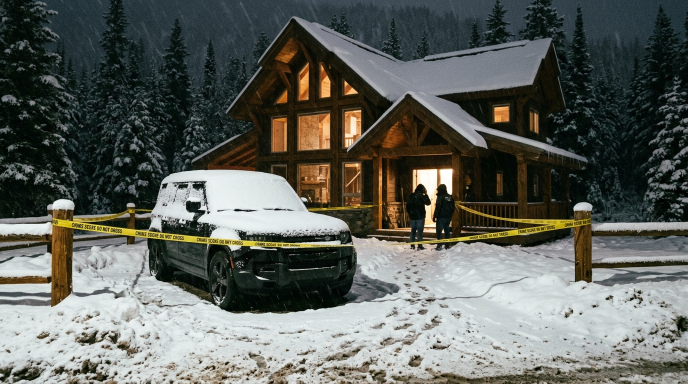
#> input picture public/detective/crime_scene_101.jpg, 1376 x 768 px, found by its file name (shown at 1/2 size)
$ python render_detective_colab.py
#> lines starting #> are read from the running program, lines starting #| are printed output that depends on the picture
# DETECTIVE DOSSIER — PURE PYTHON AUTONOMOUS GENERATOR FOR GOOGLE COLAB
import os, sys, math, time, json, subprocess
from PIL import Image, ImageDraw, ImageFont

def generate_case_video(case_id=101, output_mp4="/content/Detective_Case_101.mp4"):
#> called with case_id = 101, output_mp4 = '/content/Detective_Case_101.mp4'
    print(f"🎬 [Detective Colab] Generating Case #{case_id} on Colab GPU...")
    os.makedirs("/content/assets", exist_ok=True)

    # 1. Download photorealistic assets
    base_url = "https://raw.githubusercontent.com/Dali-Math/horlo-afp/main/public/detective"
    for fname in ["crime_scene_101.jpg", "suspect_a.jpg", "suspect_b.jpg", "suspect_c.jpg"]:
        fpath = f"/content/assets/{fname}"
        if not os.path.exists(fpath):
            subprocess.run(["wget", "-q", "-O", fpath, f"{base_url}/{fname}"])

    scene_img = Image.open("/content/assets/crime_scene_101.jpg").convert("RGB")
#> scene_img is the input picture: PIL image 1376x768 RGB; mean R, G, B 95.5, 98.3, 92.6
    susp_a_img = Image.open("/content/assets/suspect_a.jpg").convert("RGB")
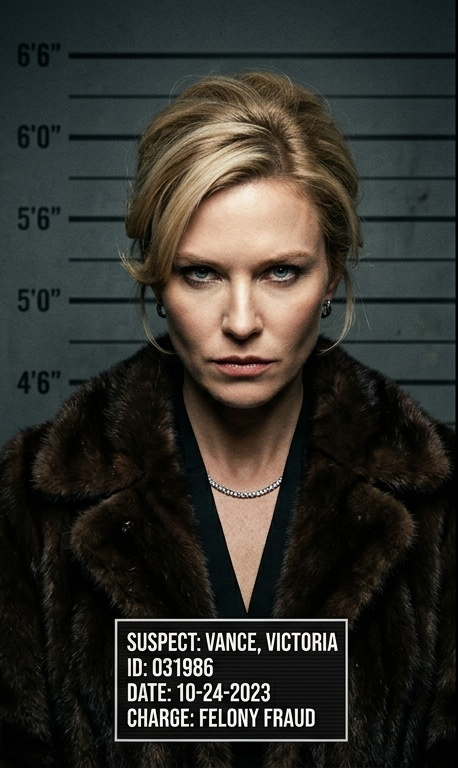
#> input picture public/detective/suspect_a.jpg, 458 x 768 px, found by its file name
#> susp_a_img is the input picture: PIL image 458x768 RGB; mean R, G, B 50.2, 49.2, 43.7
    susp_b_img = Image.open("/content/assets/suspect_b.jpg").convert("RGB")
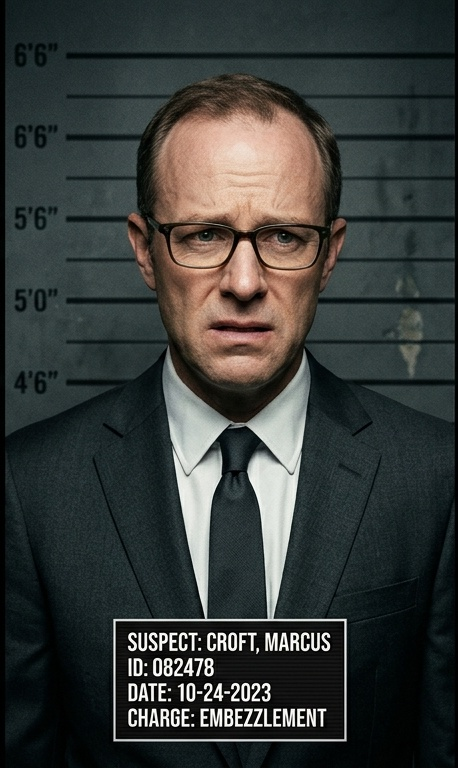
#> input picture public/detective/suspect_b.jpg, 458 x 768 px, found by its file name
#> susp_b_img is the input picture: PIL image 458x768 RGB; mean R, G, B 55.7, 59.1, 56.9
    susp_c_img = Image.open("/content/assets/suspect_c.jpg").convert("RGB")
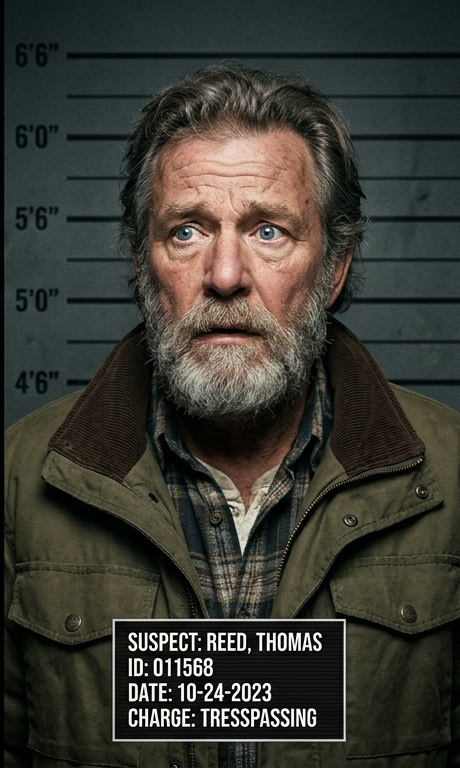
#> input picture public/detective/suspect_c.jpg, 460 x 768 px, found by its file name
#> susp_c_img is the input picture: PIL image 460x768 RGB; mean R, G, B 58.7, 58.2, 50.9

    # 2. Voiceover scripts
    script1 = "Police Dossier, Case one zero one. At ten PM, billionaire Arthur Vance was found dead in his mountain cabin. Snow has been falling non-stop since six PM. Three suspects have an alibi: Suspect A, his wife, claims she just arrived ten minutes ago in her car. Suspect B, his partner, claims he was asleep upstairs all evening. Suspect C, the caretaker, claims he was salting the walkway when he heard the scream. Look closely at the crime scene. One of them made a fatal mistake. Who is the killer? You have seven seconds!"
    script2 = "Look at the wife's car outside! If she drove here ten minutes ago, the warm engine would have melted the snow on the hood. The thick ice proves the car was parked cold for hours. Suspect A is the killer! Did you solve it? Comment your deduction below!"

    # Generate audio via edge-tts
    subprocess.run(["edge-tts", "--voice", "en-US-BrianNeural", "--rate=+4%", "--pitch=-2Hz", "--text", script1, "--write-media", "/content/v1.mp3", "--write-subtitles", "/content/v1.vtt"])
#> (this line was passed over: subprocess is not available in this run)
    subprocess.run(["edge-tts", "--voice", "en-US-BrianNeural", "--rate=+4%", "--pitch=-2Hz", "--text", script2, "--write-media", "/content/v2.mp3", "--write-subtitles", "/content/v2.vtt"])
#> (this line was passed over: subprocess is not available in this run)

    def get_dur(f):
        res = subprocess.run(["ffprobe", "-v", "error", "-show_entries", "format=duration", "-of", "default=noprint_wrappers=1:nokey=1", f], capture_output=True, text=True)
        return float(res.stdout.strip() or "15.0")

    dur1 = get_dur("/content/v1.mp3")
    dur2 = get_dur("/content/v2.mp3")

    countdown_start = dur1 + 0.4
    countdown_dur = 7.0
    reveal_start = countdown_start + countdown_dur
    total_dur = math.ceil(reveal_start + dur2 + 1.2)
    fps = 30
    total_frames = int(total_dur * fps)

    # Generate noir soundscape WAV (sub drone + 7s heartbeat & ticking + reveal stinger)
    sample_rate = 44100
    num_samples = int(sample_rate * total_dur)
    import struct
    wav_bytes = bytearray(44 + num_samples * 4)
    struct.pack_into("<4sI4s4sIHHIIHH4sI", wav_bytes, 0, b"RIFF", 36 + num_samples * 4, b"WAVE", b"fmt ", 16, 1, 2, sample_rate, sample_rate * 4, 4, 16, b"data", num_samples * 4)

    for i in range(num_samples):
        t = i / sample_rate
        sub = (math.sin(2 * math.pi * 40 * t) + math.sin(2 * math.pi * 43.5 * t)) * 0.08
        hb = 0
        if countdown_start <= t <= reveal_start:
            phase = ((t - countdown_start) * 1.35) % 1.0
            lub = math.exp(-phase * 18.0) * math.sin(2 * math.pi * 65 * t) * 0.22
            dub = math.exp(-(phase - 0.28) * 22.0) * math.sin(2 * math.pi * 55 * t) * 0.16 if phase > 0.28 else 0
            tick_p = (t - countdown_start) % 1.0
            tick = math.sin(2 * math.pi * 2400 * t) * math.exp(-tick_p * 80) * 0.12 if tick_p < 0.06 else 0
            hb = lub + dub + tick
        stinger = 0
        if reveal_start <= t < reveal_start + 3.0:
            dt = t - reveal_start
            stinger = (math.sin(2 * math.pi * 220 * dt) + math.sin(2 * math.pi * 277.18 * dt) + math.sin(2 * math.pi * 329.63 * dt)) * math.exp(-dt * 1.5) * 0.25
        val = max(-0.95, min(0.95, sub + hb + stinger))
        s = int(val * 32767)
        struct.pack_into("<hh", wav_bytes, 44 + i * 4, s, s)

    with open("/content/pulse.wav", "wb") as f:
        f.write(wav_bytes)

    # Combine voice & soundscape with FFmpeg
    subprocess.run([
        "ffmpeg", "-y", "-i", "/content/v1.mp3", "-i", "/content/v2.mp3", "-i", "/content/pulse.wav",
        "-filter_complex",
        f"[1:a]adelay={int((countdown_start + countdown_dur)*1000)}|{int((countdown_start + countdown_dur)*1000)}[a2];"
        f"[0:a][a2]amix=inputs=2:duration=longest:dropout_transition=0[va];"
        f"[va]volume=1.28,apad=whole_dur={total_dur}[va2];[2:a]volume=0.45[bg];"
        f"[va2][bg]amix=inputs=2:duration=longest:dropout_transition=0[aout]",
        "-map", "[aout]", "-t", str(total_dur), "/content/final_audio.wav"
    ], check=True)

    print(f"🎵 Audio ready ({total_dur}s). Starting 30 FPS video rendering pipe...")

    # FFmpeg video encoding pipe
    ffmpeg_cmd = [
        "ffmpeg", "-y", "-f", "rawvideo", "-pix_fmt", "rgb24", "-s", "1080x1920", "-r", "30",
        "-i", "-", "-i", "/content/final_audio.wav",
        "-c:v", "libx264", "-preset", "fast", "-crf", "18", "-pix_fmt", "yuv420p",
        "-c:a", "aac", "-b:a", "192k", "-movflags", "+faststart", "-shortest", output_mp4
    ]
    pipe = subprocess.Popen(ffmpeg_cmd, stdin=subprocess.PIPE)

    # Load fonts
    try:
        f_title = ImageFont.truetype("/usr/share/fonts/truetype/dejavu/DejaVuSans-Bold.ttf", 32)
        f_sub = ImageFont.truetype("/usr/share/fonts/truetype/dejavu/DejaVuSans.ttf", 20)
        f_badge = ImageFont.truetype("/usr/share/fonts/truetype/dejavu/DejaVuSans-Bold.ttf", 24)
        f_big = ImageFont.truetype("/usr/share/fonts/truetype/dejavu/DejaVuSans-Bold.ttf", 84)
        f_card_t = ImageFont.truetype("/usr/share/fonts/truetype/dejavu/DejaVuSans-Bold.ttf", 28)
        f_card_d = ImageFont.truetype("/usr/share/fonts/truetype/dejavu/DejaVuSans.ttf", 23)
    except:
        f_title = f_sub = f_badge = f_big = f_card_t = f_card_d = ImageFont.load_default()

    # Pre-crop thumbnail images for suspects (130x130)
    def prep_susp(img):
        w, h = img.size
        side = min(w, h)
        return img.crop(((w-side)//2, (h-side)//2, (w+side)//2, (h+side)//2)).resize((130, 130), Image.Resampling.LANCZOS)

    thumb_a = prep_susp(susp_a_img)
    thumb_b = prep_susp(susp_b_img)
    thumb_c = prep_susp(susp_c_img)

    iw, ih = scene_img.size
    sc_w, sc_h = 1000, 700
    sc_x, sc_y = 40, 175

    for f in range(total_frames):
        t = f / fps
        im = Image.new("RGB", (1080, 1920), (5, 8, 16))
        draw = ImageDraw.Draw(im)

        # Header
        draw.rounded_rectangle([40, 55, 1040, 155], radius=20, fill=(15, 23, 42), outline=(239, 68, 68), width=3)
        draw.rounded_rectangle([65, 80, 215, 128], radius=8, fill=(220, 38, 38))
        draw.text((140, 104), "CRIME FILE", fill=(255, 255, 255), font=f_badge, anchor="mm")
        draw.text((250, 99), f"CASE #{case_id} • THE SNOWY LODGE ALIBI", fill=(248, 250, 252), font=f_title)
        draw.text((250, 131), "ASPEN, COLORADO • VICTIM: ARTHUR VANCE", fill=(148, 163, 184), font=f_sub)

        # Camera zoom & pan on Crime Scene
        c_prog = 1.0 if t >= reveal_start else (max(0, (t - countdown_start) / countdown_dur) * 0.45 if t >= countdown_start else 0.0)
        target_sx, target_sy, target_sw, target_sh = 180, 280, 560, 380
        cur_sx = int(0 + c_prog * target_sx)
        cur_sy = int(0 + c_prog * target_sy)
        cur_sw = int(iw - c_prog * (iw - target_sw))
        cur_sh = int(ih - c_prog * (ih - target_sh))

        scene_crop = scene_img.crop((cur_sx, cur_sy, cur_sx + cur_sw, cur_sy + cur_sh)).resize((sc_w, sc_h), Image.Resampling.BILINEAR)
        im.paste(scene_crop, (sc_x, sc_y))

        border_col = (253, 224, 71) if t >= reveal_start else (51, 65, 85)
        draw.rounded_rectangle([sc_x, sc_y, sc_x + sc_w, sc_y + sc_h], radius=24, outline=border_col, width=4)

        # Detective crosshair on frozen hood in reveal
        if t >= reveal_start:
            lx = int(sc_x + sc_w * 0.54)
            ly = int(sc_y + sc_h * 0.52)
            draw.ellipse([lx-115, ly-115, lx+115, ly+115], outline=(239, 68, 68), width=8)
            draw.line([(lx-135, ly), (lx+135, ly)], fill=(255, 255, 255), width=3)
            draw.line([(lx, ly-135), (lx, ly+135)], fill=(255, 255, 255), width=3)
            draw.rounded_rectangle([lx-220, ly-185, lx+220, ly-130], radius=14, fill=(220, 38, 38))
            draw.text((lx, ly-157), "CRITICAL EVIDENCE: COLD FROZEN HOOD", fill=(255, 255, 255), font=f_badge, anchor="mm")

        # Suspects or Countdown or Reveal
        if t < countdown_start:
            suspects = [
                ("A", "THE WIFE : Victoria Vance", '"Claims she just drove up from the city 10 minutes ago in her car."', thumb_a, (239, 68, 68)),
                ("B", "THE PARTNER : Marcus Croft", '"Claims he was asleep in the guest room upstairs all evening."', thumb_b, (56, 189, 248)),
                ("C", "THE CARETAKER : Thomas Reed", '"Claims he was salting the walkway when he heard the scream."', thumb_c, (245, 158, 11))
            ]
            for s_idx, (letter, role, alibi, th, col) in enumerate(suspects):
                y_pos = 895 + s_idx * 175
                draw.rounded_rectangle([40, y_pos, 1040, y_pos + 160], radius=20, fill=(15, 23, 42), outline=col, width=3)
                im.paste(th, (58, y_pos + 15))
                draw.rounded_rectangle([58, y_pos + 15, 188, y_pos + 145], radius=14, outline=col, width=3)
                draw.rounded_rectangle([53, y_pos + 10, 91, y_pos + 48], radius=10, fill=col)
                draw.text((72, y_pos + 29), letter, fill=(5, 7, 14), font=f_badge, anchor="mm")
                draw.text((215, y_pos + 38), role, fill=(255, 255, 255), font=f_card_t)
                draw.text((215, y_pos + 85), alibi, fill=(203, 213, 225), font=f_card_d)
        elif t < reveal_start:
            rem = max(1, math.ceil(reveal_start - t))
            draw.rounded_rectangle([40, 895, 1040, 1425], radius=26, fill=(15, 23, 42), outline=(239, 68, 68), width=3)
            draw.text((540, 965), "WHO IS THE KILLER? SPOT THE FATAL LIE!", fill=(239, 68, 68), font=f_title, anchor="mm")
            draw.ellipse([440, 1015, 640, 1215], outline=(239, 68, 68), width=14)
            draw.text((540, 1115), str(rem), fill=(255, 255, 255), font=f_big, anchor="mm")
            draw.text((540, 1295), "Look closely at the snow outside the lodge...", fill=(253, 224, 71), font=f_card_t, anchor="mm")
            draw.text((540, 1345), "Comment: A, B, or C before time runs out!", fill=(148, 163, 184), font=f_sub, anchor="mm")
        else:
            draw.rounded_rectangle([40, 895, 1040, 1425], radius=26, fill=(15, 23, 42), outline=(253, 224, 71), width=4)
            draw.rounded_rectangle([280, 925, 800, 985], radius=30, fill=(220, 38, 38))
            draw.text((540, 955), "KILLER IDENTIFIED: SUSPECT A (THE WIFE)", fill=(255, 255, 255), font=f_badge, anchor="mm")
            draw.rounded_rectangle([75, 1015, 1005, 1290], radius=20, fill=(30, 41, 59), outline=(56, 189, 248), width=2)
            draw.text((105, 1045), "THE DEDUCTION PROOF (THE FROZEN HOOD):", fill=(56, 189, 248), font=f_badge)
            proof_text = "Look at her car outside! If she had driven here 10 minutes ago, the warm engine would have melted the snow on the hood. The thick blanket of snow proves the car has been parked cold for hours!"
            draw.text((105, 1100), proof_text[:55], fill=(248, 250, 252), font=f_card_t)
            draw.text((105, 1145), proof_text[55:110], fill=(248, 250, 252), font=f_card_t)
            draw.text((105, 1190), proof_text[110:], fill=(248, 250, 252), font=f_card_t)
            draw.text((540, 1370), "DID YOU CATCH IT? COMMENT YOUR SCORE!", fill=(253, 224, 71), font=f_title, anchor="mm")

        # Captions
        draw.rounded_rectangle([50, 1455, 1030, 1685], radius=26, fill=(5, 7, 14), outline=(253, 224, 71), width=3)
        draw.text((540, 1570), "CRIME SCENE DEDUCTION", fill=(253, 224, 71), font=f_title, anchor="mm")

        # Footer
        draw.text((540, 1785), "CRIME SCENE DEDUCTION • SUBSCRIBE FOR DAILY CASES", fill=(100, 116, 139), font=f_sub, anchor="mm")
        draw.rounded_rectangle([60, 1825, 1020, 1841], radius=8, fill=(255, 255, 255, 30))
        draw.rounded_rectangle([60, 1825, 60 + int(960 * (t / total_dur)), 1841], radius=8, fill=(239, 68, 68))

        pipe.stdin.write(im.tobytes())
        if f % 150 == 0:
            print(f"Frame {f}/{total_frames} ({int(f/total_frames*100)}%)")

    pipe.stdin.close()
    pipe.wait()
    print(f"✅ [Detective Colab] Video generated successfully: {output_mp4} ({os.path.getsize(output_mp4)/(1024*1024):.2f} MB)")
    return output_mp4

if __name__ == "__main__":
    generate_case_video()
#> (the call stopped at in get_dur, `res = subprocess.run(["ffprobe", "-v", "error", "-show_entries", "form..`: subprocess is not available in this run)
